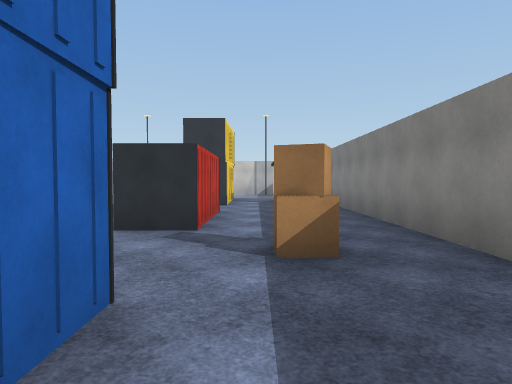
view 1 (above)

24 first-person views from a walk through a scene from a Unity 3-D project. The camera is 1.5 m above the floor, tilts 2° down and sees 75° across. The floor is counted in squares, 2 m on a side. Each view is taken from the middle of a square. On the plan, view 1 faces up. The plan holds only what a view shows up to about 11 squares ahead; the rest is blank. The place goes on beyond the plan. The player is left out. Surface patterns are stand-ins for the level's own textures.

view 2
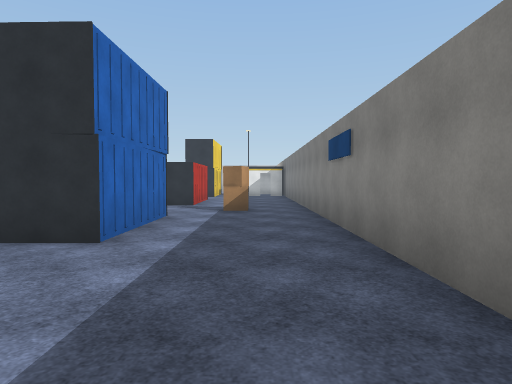

view 3
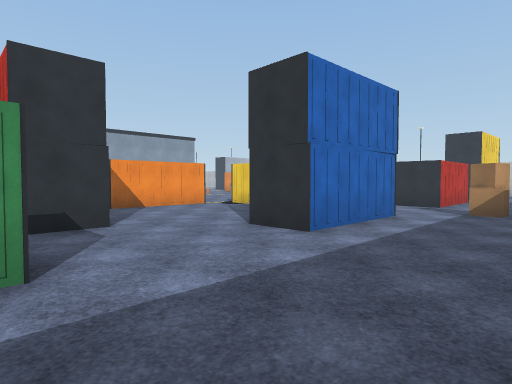

view 4
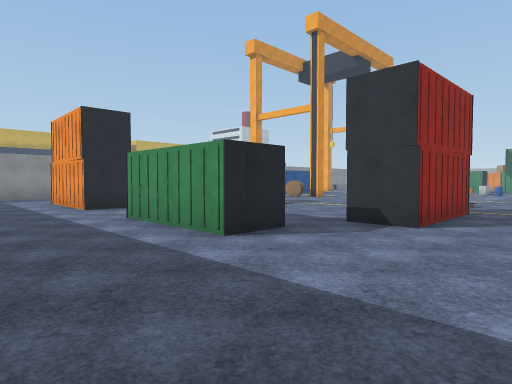

view 5
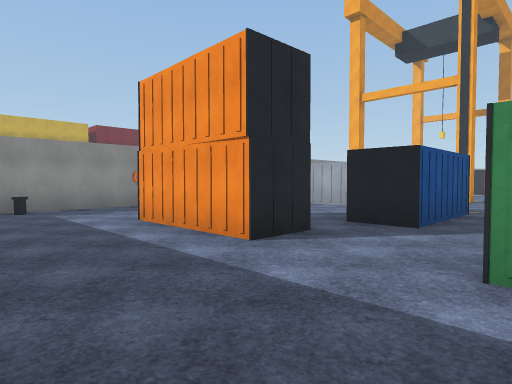

view 6
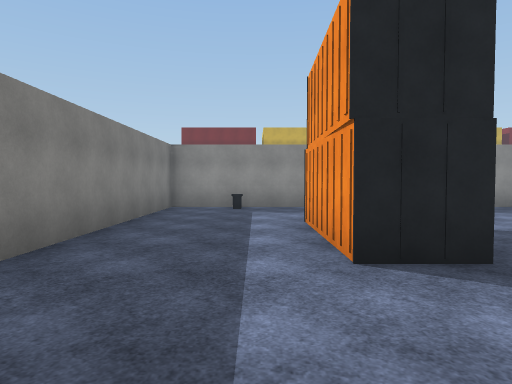

view 7
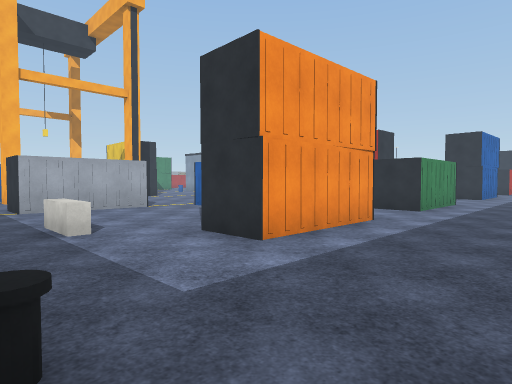

view 8
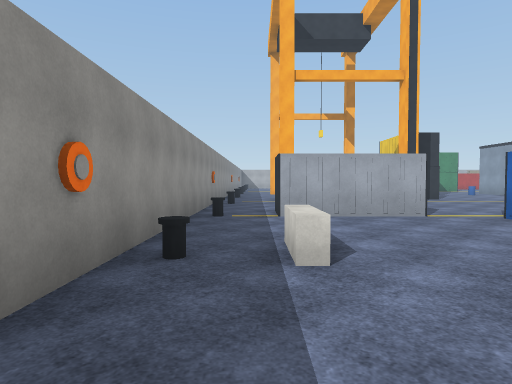

view 9
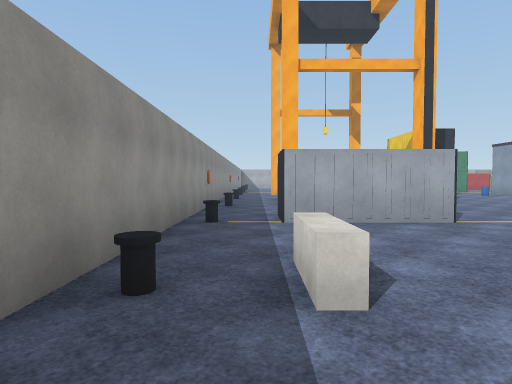

view 10
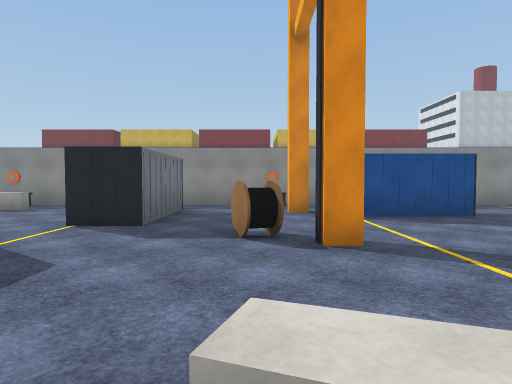

view 11
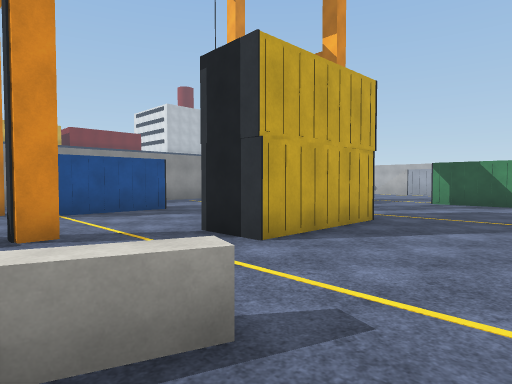

view 12
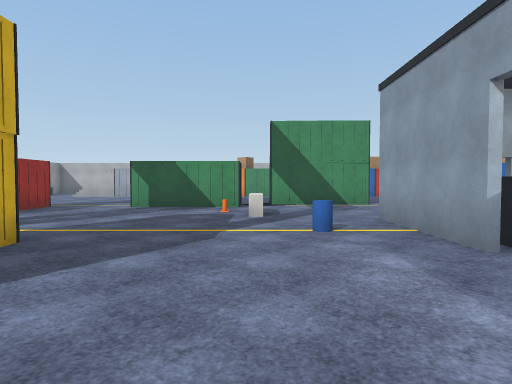

view 13
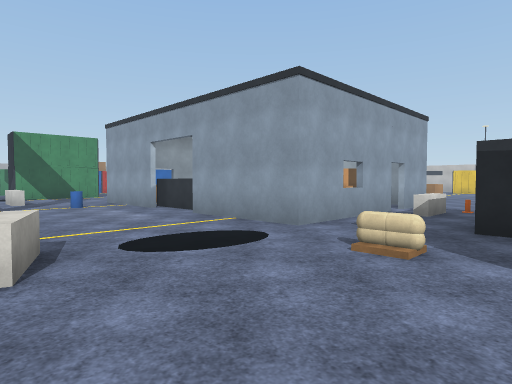

view 14
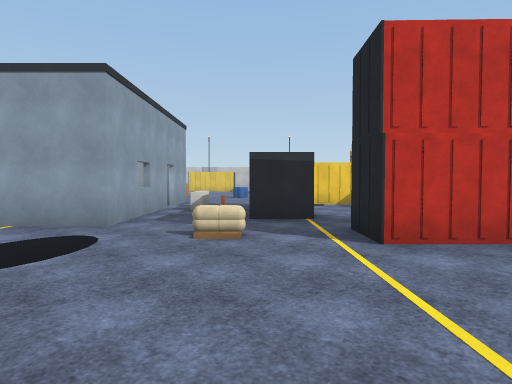

view 15
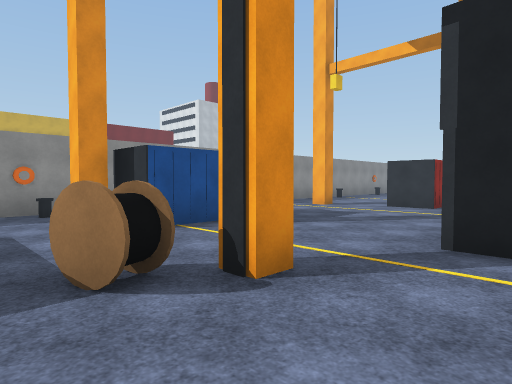

view 16
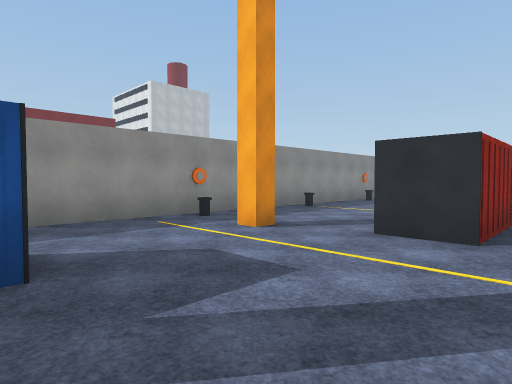

view 17
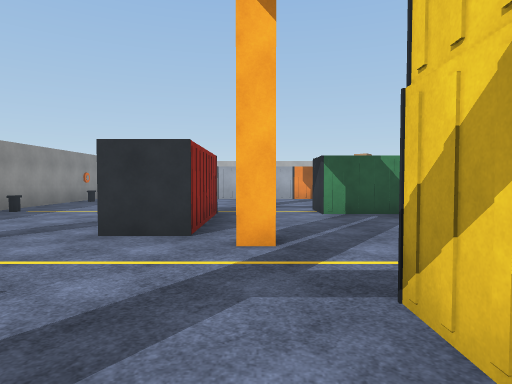

view 18
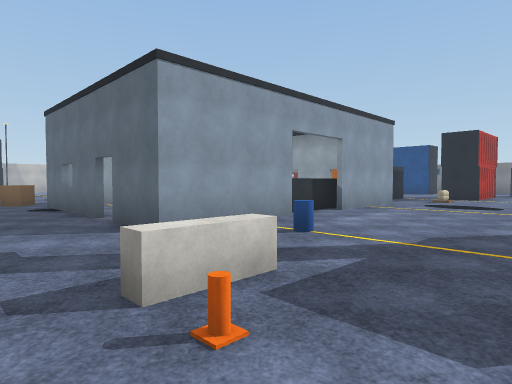

view 19
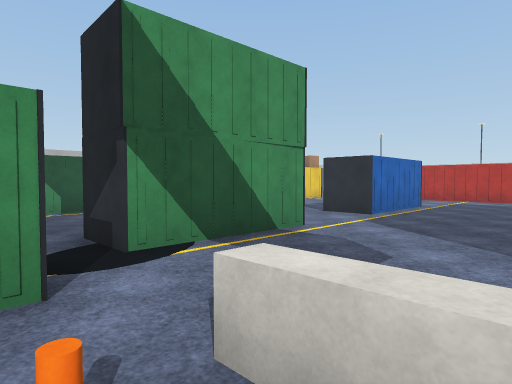

view 20
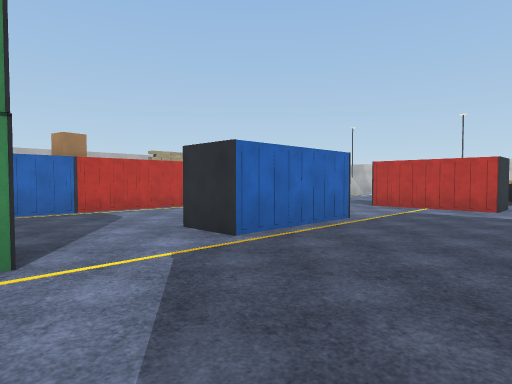

view 21
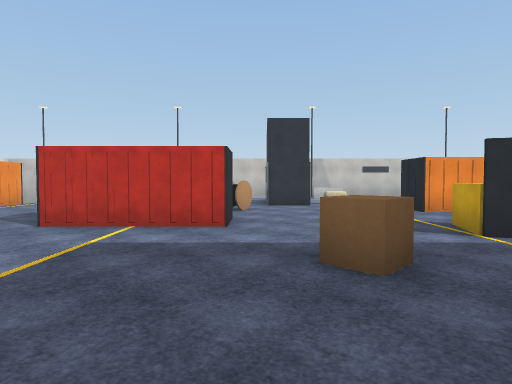

view 22
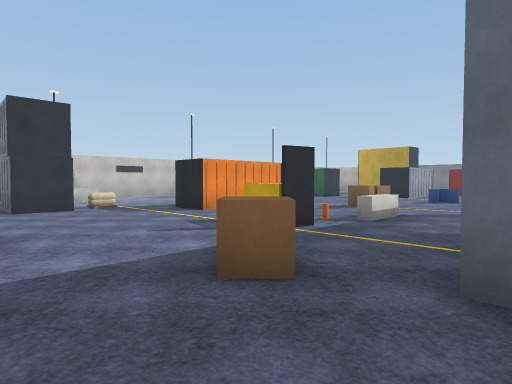

view 23
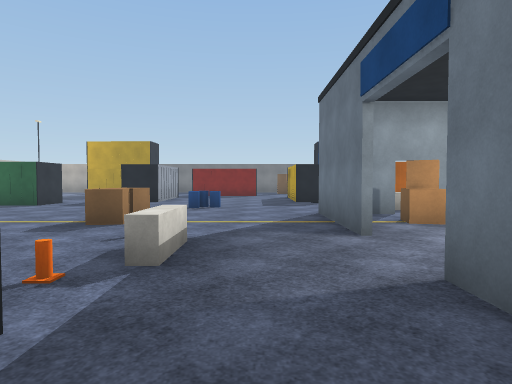

view 24
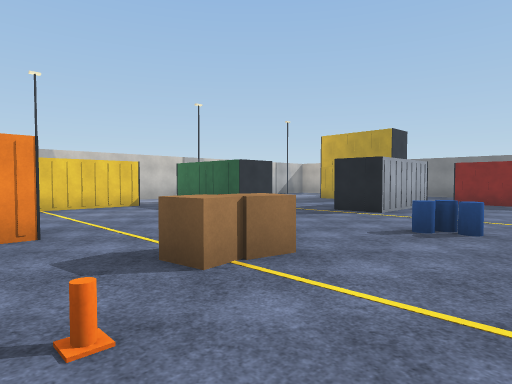

### Floor plan
Points are (right, up) in squares from view 1. A wall is a line through its corners. A room is listed if a view was taken in it or the views show most of it. See-through windows are left out.
Room 1 (views 1, 2, 3, 4, 5, 6, 7, 8, 9)
walls: (-2.1, -4.5) (-0.9, -4.5) (-0.9, -7.5) (-2.1, -7.5); (2.4, -3.2) (2.4, 10.6); (-3.5, -2.9) (-3.5, -4.1); (-3.5, -8.9) (-3.5, -10.1); (-2.2, -10) (-0.9, -10) (-0.9, -13) (-2.1, -13); (-0.9, 2.1) (-0.9, -1) (-2.1, -1); (-6.1, -10.1) (-6.6, -10.1); (-6.9, -11.5) (-6.9, -14.5) (-8.1, -14.5); (-0.9, 8) (-0.9, 5) (-2.1, 5); (-8.5, -16.4) (2.4, -16.4) (2.4, -10); (-0.9, 10.9) (-0.9, 10)
ways out: opening at (-7.5, -15.5) to room 2; opening at (-6, -11) to room 2; opening at (-3, -10) to room 2; opening at (-3, -4) to room 2; opening at (-1.5, -8.5) to room 2; opening at (-1.5, 9) to room 2; opening at (-3, -1.5); opening at (-1.5, 3.5)
objects: other object (-7, -16); other object (-3, -16); other object (0, 3) to (1, 4); other object (1, -16)
Room 2 (views 10, 11, 12, 13, 14, 15, 16, 17, 18, 19, 20, 21, 22, 23, 24)
walls: (-18.6, -0.1) (-18.6, 3.6); (-22.4, -1.4) (-22.4, -4.5) (-23.6, -4.5); (-15.5, -2.6) (-18.6, -2.6) (-18.6, -1.5); (-16.2, 3.6) (-15.5, 3.6); (-22.4, 4.1) (-22.4, 1) (-23.6, 1); (-21.4, -5.4) (-21.4, -8.5) (-22.6, -8.5); (-13, -2.1) (-16, -2.1); (-13.5, 3.6) (-10.4, 3.6) (-10.4, 1.9); (-16.1, -7.9) (-13, -7.9) (-13, -9.1); (-10.4, 1.1) (-10.4, -2.6) (-13.5, -2.6); (-20.5, 8.6) (-20.5, 7.4) (-23.6, 7.4); (-27.4, -3.2) (-27.4, -4.1); (-27.4, 3.4) (-27.4, 1.4); (-17.8, -9.8) (-17.8, -10.2); (-15.1, -9.1) (-16.1, -9.1); (-21.6, -10.9) (-18.5, -10.9) (-18.5, -12.1); (-12.9, 9.9) (-16, 9.9) (-16, 11.1); (-18.5, 12) (-19.6, 12) (-19.6, 13.5); (-6.9, -1.5) (-8.1, -1.5); (-11.2, -9.8) (-10.8, -9.8) (-10.8, -10.2); (-14.6, -12.9) (-11.5, -12.9) (-11.5, -14.1); (-18.2, -13.8) (-17.8, -13.8) (-17.8, -14.2); (-5, -4.1) (-6.5, -4.1) (-6.5, -2.9); (-6.6, -8.9) (-3.5, -8.9); (-11.2, -13.8) (-10.8, -13.8) (-10.8, -14.2) (-11.2, -14.2); (-6.8, 11.5) (-8.1, 11.5) (-8.1, 14.6); (-9.4, 14.4) (-12.1, 14.4); (-25, -16.4) (-15.1, -16.4); (-3.5, 8.4) (-6.5, 8.4) (-6.5, 9.6); (-12.4, -16.4) (-8.5, -16.4); (-2.1, 6.5) (-2.1, 8.1); (-8.1, -14.5) (-8.1, -11.5) (-6.9, -11.5)
low walls: (-18.9, -4.8) (-18.9, -5.1) (-20.1, -5.1) (-20.1, -4.8); (-13.9, 5.8) (-15.1, 5.8) (-15.1, 6.2); (-9.3, 1.5) (-9.3, 0.4) (-9.8, 0.4); (-11.1, -6.1) (-9.8, -6.6)
ways out: opening at (-7.5, -15.5) to room 1; opening at (-6, -11) to room 1; opening at (-3, -10) to room 1; opening at (-3, -4) to room 1; opening at (-1.5, -8.5) to room 1; opening at (-1.5, 9) to room 1; opening at (-14.5, 3); opening at (-8.8, 12.8); opening at (-7, -2); opening at (-7, 2); gap at (-18, 0); gap at (-10, 2)
objects: other object (-22, -16); other object (-21, 10); other object (-20, -6); other object (-20, 10) to (-20, 11); other object (-19, 5); other object (-18, -16); other object (-18, 12); other object (-17, -16); other object (-17, -4); other object (-17, 7); other object (-17, 12); other object (-16, 7); other object (-13, 7); other object (-12, 7) to (-12, 8); other object (-11, -16); other object (-11, 7); other object (-10, -11) to (-10, -10); other object (-9, -4); other object (-9, 2); other object (-9, 6); other object (-9, 7); other object (-8, -4)

Positions as (right, up) in squares from view 1, and headings:
1: (0, 0), facing up
2: (1, -5), facing up
3: (2, -5), facing up-left
4: (2, -1), facing down-left
5: (2, -7), facing down-left
6: (0, -7), facing down
7: (2, -16), facing up-left
8: (0, -15), facing left
9: (-1, -15), facing left
10: (-10, -6), facing down
11: (-10, -5), facing down-left
12: (-12, -5), facing left
13: (-7, -7), facing up-left
14: (-8, -8), facing up
15: (-9, -8), facing down-left
16: (-14, -10), facing down-left
17: (-14, -10), facing left
18: (-21, -7), facing up-right
19: (-19, -6), facing up-left
20: (-19, -2), facing up-left
21: (-20, 2), facing up
22: (-21, 3), facing up-right
23: (-18, 5), facing right
24: (-14, 5), facing up-right
